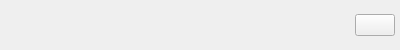
<?xml version="1.0" encoding="UTF-8"?>
<ui version="4.0">
 <class>MatchItem</class>
 <widget class="QWidget" name="MatchItem">
  <property name="geometry">
   <rect>
    <x>0</x>
    <y>0</y>
    <width>400</width>
    <height>50</height>
   </rect>
  </property>
  <property name="windowTitle">
   <string>Form</string>
  </property>
  <layout class="QGridLayout" name="gridLayout">
   <property name="horizontalSpacing">
    <number>5</number>
   </property>
   <property name="margin">
    <number>5</number>
   </property>
   <item row="0" column="0" rowspan="2">
    <widget class="QLabel" name="coverLabel">
     <property name="minimumSize">
      <size>
       <width>40</width>
       <height>40</height>
      </size>
     </property>
     <property name="maximumSize">
      <size>
       <width>40</width>
       <height>40</height>
      </size>
     </property>
     <property name="text">
      <string/>
     </property>
    </widget>
   </item>
   <item row="0" column="1">
    <widget class="ElidedLabel" name="titleLabel">
     <property name="text">
      <string/>
     </property>
    </widget>
   </item>
   <item row="0" column="2" rowspan="2">
    <spacer name="horizontalSpacer">
     <property name="orientation">
      <enum>Qt::Horizontal</enum>
     </property>
     <property name="sizeHint" stdset="0">
      <size>
       <width>274</width>
       <height>20</height>
      </size>
     </property>
    </spacer>
   </item>
   <item row="0" column="3" rowspan="2">
    <widget class="QPushButton" name="downloadButton">
     <property name="text">
      <string/>
     </property>
    </widget>
   </item>
   <item row="1" column="1">
    <widget class="ElidedLabel" name="artist_albumLabel">
     <property name="text">
      <string/>
     </property>
    </widget>
   </item>
  </layout>
 </widget>
 <customwidgets>
  <customwidget>
   <class>ElidedLabel</class>
   <extends>QLabel</extends>
   <header location="global">elidedlabel.h</header>
  </customwidget>
 </customwidgets>
 <resources/>
 <connections/>
</ui>
